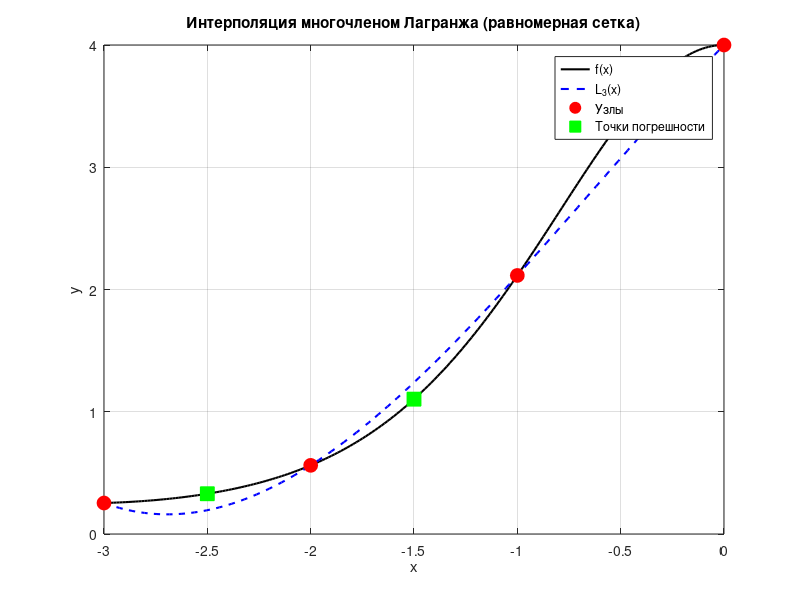
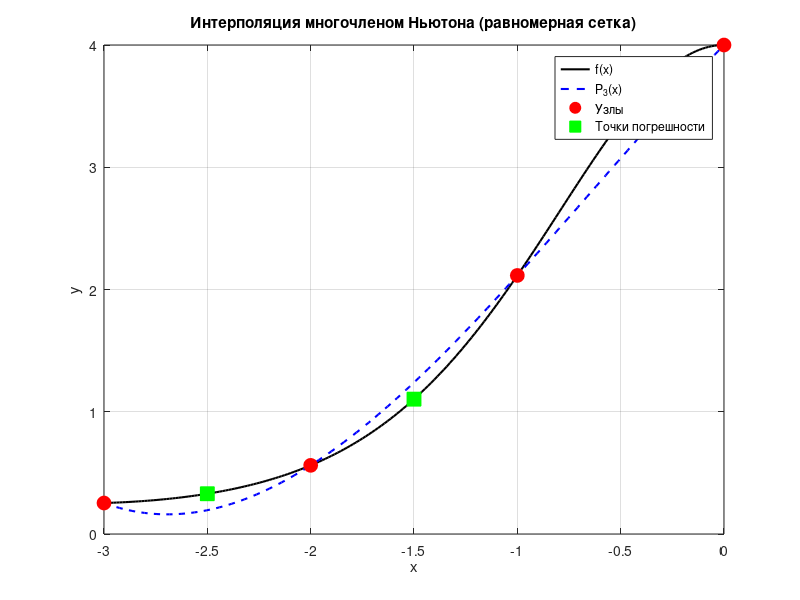

Source code (MATLAB) for these figures, in order:
% Лабораторная работа №4, вариант 5
% f(x) = 4^(cos(x)), [a,b] = [-3, 0]
clear; clc; close all;

a = -3;
b = 0;

% Узлы равномерной сетки (4 узла для полинома 3-й степени)
n = 3;
x_nodes = linspace(a, b, n+1);  % [-3, -2, -1, 0]

% Функция f(x) = 4^(cos(x))
f = @(x) 4 .^ (cos(x));
y_nodes = f(x_nodes);

% Точки для оценки погрешности
x_j = [(5*a + b)/6, (a + b)/2, (a + 5*b)/6];  % = [-2.5, -1.5, -0.5]
y_j = f(x_j);

%% ==========================
%% Многочлен Лагранжа
%% ==========================

% Базисные полиномы (ручной расчёт для 4 узлов)
l0 = @(x) ((x - x_nodes(2)) .* (x - x_nodes(3)) .* (x - x_nodes(4))) ./ ...
          ((x_nodes(1) - x_nodes(2)) * (x_nodes(1) - x_nodes(3)) * (x_nodes(1) - x_nodes(4)));
l1 = @(x) ((x - x_nodes(1)) .* (x - x_nodes(3)) .* (x - x_nodes(4))) ./ ...
          ((x_nodes(2) - x_nodes(1)) * (x_nodes(2) - x_nodes(3)) * (x_nodes(2) - x_nodes(4)));
l2 = @(x) ((x - x_nodes(1)) .* (x - x_nodes(2)) .* (x - x_nodes(4))) ./ ...
          ((x_nodes(3) - x_nodes(1)) * (x_nodes(3) - x_nodes(2)) * (x_nodes(3) - x_nodes(4)));
l3 = @(x) ((x - x_nodes(1)) .* (x - x_nodes(2)) .* (x - x_nodes(3))) ./ ...
          ((x_nodes(4) - x_nodes(1)) * (x_nodes(4) - x_nodes(2)) * (x_nodes(4) - x_nodes(3)));

L = @(x) y_nodes(1)*l0(x) + y_nodes(2)*l1(x) + y_nodes(3)*l2(x) + y_nodes(4)*l3(x);

L_xj = L(x_j);
errors_L = abs(y_j - L_xj);

% Вывод таблицы для Лагранжа
fprintf("Узлы и значения функции f(x) = 4^(cos(x)):\n");
for i = 1:length(x_nodes)
    fprintf("x_%d = %.3f, f(x_%d) = %.6f\n", i-1, x_nodes(i), i-1, y_nodes(i));
end

fprintf('\nТаблица результатов (Лагранж, равномерная сетка):\n');
fprintf('-------------------------------------------------------------\n');
fprintf('j   x_j        f(x_j)      L3(x_j)      |f(x_j) - L3(x_j)|\n');
fprintf('-------------------------------------------------------------\n');
for j = 1:length(x_j)
    fprintf('%d   %6.3f   %10.6f   %10.6f   %10.6e\n', ...
            j-1, x_j(j), y_j(j), L_xj(j), errors_L(j));
end
fprintf('-------------------------------------------------------------\n');

% График для Лагранжа
xx = linspace(a, b, 200);
figure;
plot(xx, f(xx), 'k-', 'LineWidth', 1.5); hold on;
plot(xx, L(xx), 'b--', 'LineWidth', 1.5);
plot(x_nodes, y_nodes, 'ro', 'MarkerSize', 10, 'MarkerFaceColor', 'r');
plot(x_j, y_j, 'gs', 'MarkerSize', 10, 'MarkerFaceColor', 'g');
grid on;
xlabel('x'); ylabel('y');
legend('f(x)', 'L_3(x)', 'Узлы', 'Точки погрешности', 'Location', 'best');
title('Интерполяция многочленом Лагранжа (равномерная сетка)');
hold off;

%% ==========================
%% Многочлен Ньютона
%% ==========================

% Разделённые разности
coeff = y_nodes;
for j = 2:length(x_nodes)
    for i = length(x_nodes):-1:j
        coeff(i) = (coeff(i) - coeff(i-1)) / (x_nodes(i) - x_nodes(i-j+1));
    end
end

P = @(x) coeff(1) ...
       + coeff(2)*(x - x_nodes(1)) ...
       + coeff(3)*(x - x_nodes(1)).*(x - x_nodes(2)) ...
       + coeff(4)*(x - x_nodes(1)).*(x - x_nodes(2)).*(x - x_nodes(3));

P_xj = P(x_j);
errors_P = abs(y_j - P_xj);

% Вывод таблицы для Ньютона
fprintf('\nКоэффициенты полинома Ньютона:\n');
for i = 1:length(coeff)
    fprintf('a%d = %.6f\n', i-1, coeff(i));
end

fprintf('\nТаблица результатов (Ньютон, равномерная сетка):\n');
fprintf('-------------------------------------------------------------\n');
fprintf('j   x_j        f(x_j)      P3(x_j)      |f(x_j) - P3(x_j)|\n');
fprintf('-------------------------------------------------------------\n');
for j = 1:length(x_j)
    fprintf('%d   %6.3f   %10.6f   %10.6f   %10.6e\n', ...
            j-1, x_j(j), y_j(j), P_xj(j), errors_P(j));
end
fprintf('-------------------------------------------------------------\n');

% График для Ньютона
figure;
plot(xx, f(xx), 'k-', 'LineWidth', 1.5); hold on;
plot(xx, P(xx), 'b--', 'LineWidth', 1.5);
plot(x_nodes, y_nodes, 'ro', 'MarkerSize', 10, 'MarkerFaceColor', 'r');
plot(x_j, y_j, 'gs', 'MarkerSize', 10, 'MarkerFaceColor', 'g');
grid on;
xlabel('x'); ylabel('y');
legend('f(x)', 'P_3(x)', 'Узлы', 'Точки погрешности', 'Location', 'best');
title('Интерполяция многочленом Ньютона (равномерная сетка)');
hold off;


